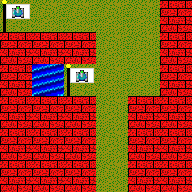

Tiled map render using the project's own tile images. Description and the whole map definition, tile-layer contents included, below:
An orthogonal 6x6 tile map with 32x32 px tiles, 2 tile layers (Ground, Walls) and 5 objects (2x box, ltank, soko, snake).

<map version="1.2" tiledversion="2019.10.30" orientation="orthogonal" renderorder="right-down" compressionlevel="0" width="6" height="6" tilewidth="32" tileheight="32" infinite="0" nextlayerid="9" nextobjectid="56">
 <tileset firstgid="1" name="ltank" tilewidth="32" tileheight="32" tilecount="60" columns="10">
  <image source="assets/ltank.png" width="320" height="192" />
  <tile id="1">
   <properties>
    <property name="collide" type="bool" value="true" />
   </properties>
  </tile>
  <tile id="2">
   <properties>
    <property name="collide" type="bool" value="true" />
   </properties>
  </tile>
  <tile id="3">
   <properties>
    <property name="collide" type="bool" value="true" />
   </properties>
  </tile>
  <tile id="4">
   <properties>
    <property name="collide" type="bool" value="true" />
   </properties>
  </tile>
  <tile id="8">
   <properties>
    <property name="die" type="bool" value="true" />
   </properties>
  </tile>
  <tile id="9">
   <properties>
    <property name="die" type="bool" value="true" />
   </properties>
  </tile>
  <tile id="10">
   <properties>
    <property name="die" type="bool" value="true" />
   </properties>
  </tile>
  <tile id="13">
   <properties>
    <property name="collide" type="bool" value="true" />
   </properties>
  </tile>
  <tile id="14">
   <properties>
    <property name="collide" type="bool" value="true" />
   </properties>
  </tile>
  <tile id="15">
   <properties>
    <property name="collide" type="bool" value="true" />
   </properties>
  </tile>
  <tile id="16">
   <properties>
    <property name="collide" type="bool" value="true" />
   </properties>
  </tile>
  <tile id="17">
   <properties>
    <property name="collide" type="bool" value="true" />
   </properties>
  </tile>
  <tile id="35">
   <properties>
    <property name="collide" type="bool" value="true" />
   </properties>
  </tile>
  <tile id="36">
   <properties>
    <property name="collide" type="bool" value="true" />
   </properties>
  </tile>
  <tile id="37">
   <properties>
    <property name="collide" type="bool" value="true" />
   </properties>
  </tile>
  <tile id="38">
   <properties>
    <property name="collide" type="bool" value="true" />
   </properties>
  </tile>
  <tile id="39">
   <properties>
    <property name="collide" type="bool" value="true" />
   </properties>
  </tile>
  <tile id="40">
   <properties>
    <property name="collide" type="bool" value="true" />
   </properties>
  </tile>
  <tile id="41">
   <properties>
    <property name="collide" type="bool" value="true" />
   </properties>
  </tile>
  <tile id="42">
   <properties>
    <property name="collide" type="bool" value="true" />
   </properties>
  </tile>
  <tile id="43">
   <properties>
    <property name="collide" type="bool" value="true" />
   </properties>
  </tile>
 </tileset>
 <layer id="7" name="Ground" width="6" height="6">
  <data encoding="csv">
6,1,1,1,1,1,
1,1,1,1,1,1,
1,11,6,1,1,1,
1,1,1,1,1,1,
1,1,1,1,1,1,
1,1,1,1,1,11
</data>
 </layer>
 <layer id="8" name="Walls" width="6" height="6">
  <data encoding="csv">
0,0,0,0,0,15,
15,15,15,0,0,15,
15,0,0,0,0,15,
15,15,15,0,15,15,
15,15,15,0,15,15,
15,15,15,0,15,15
</data>
 </layer>
 <objectgroup id="2" name="Object Layer 1">
  <properties>
   <property name="walkable" type="bool" value="false" />
  </properties>
  <object id="41" name="ltank" gid="2" x="96" y="192" width="32" height="32" />
  <object id="42" name="soko" gid="16" x="128" y="96" width="32" height="32" />
  <object id="43" name="snake" gid="17" x="96" y="96" width="32" height="32" />
  <object id="44" name="box" gid="14" x="96" y="160" width="32" height="32" />
  <object id="47" name="box" gid="14" x="64" y="32" width="32" height="32" />
 </objectgroup>
</map>